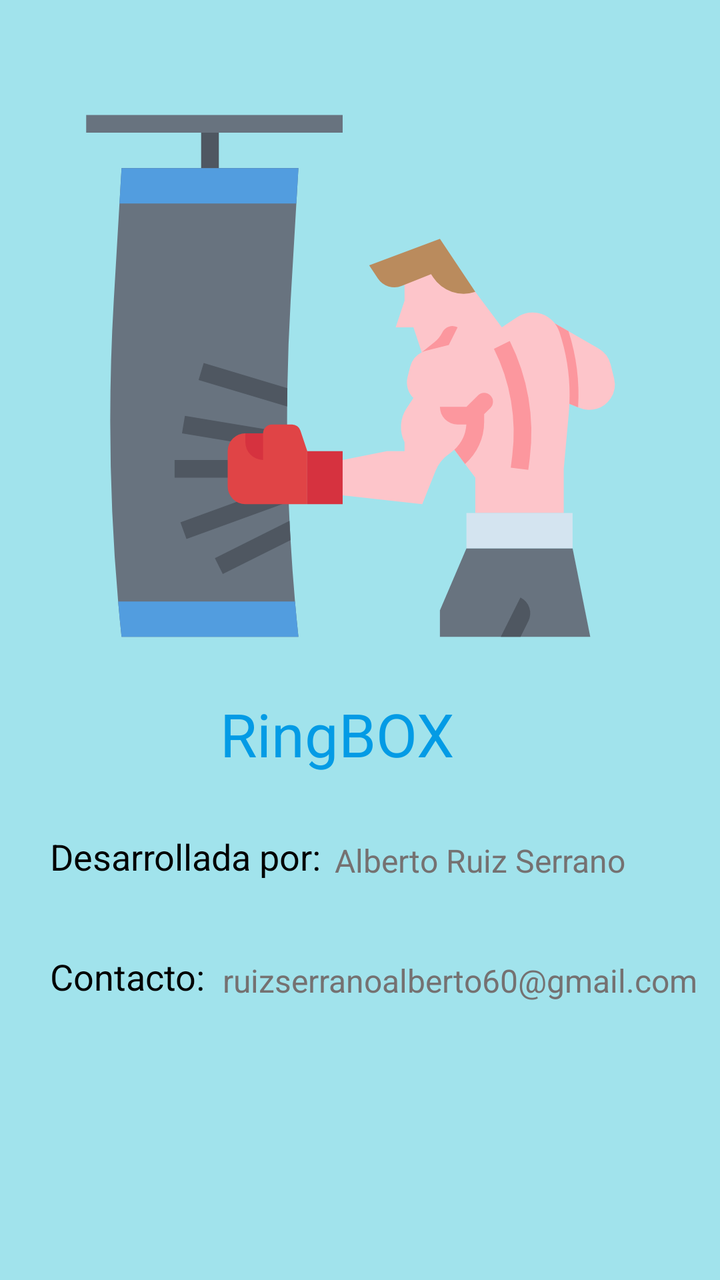
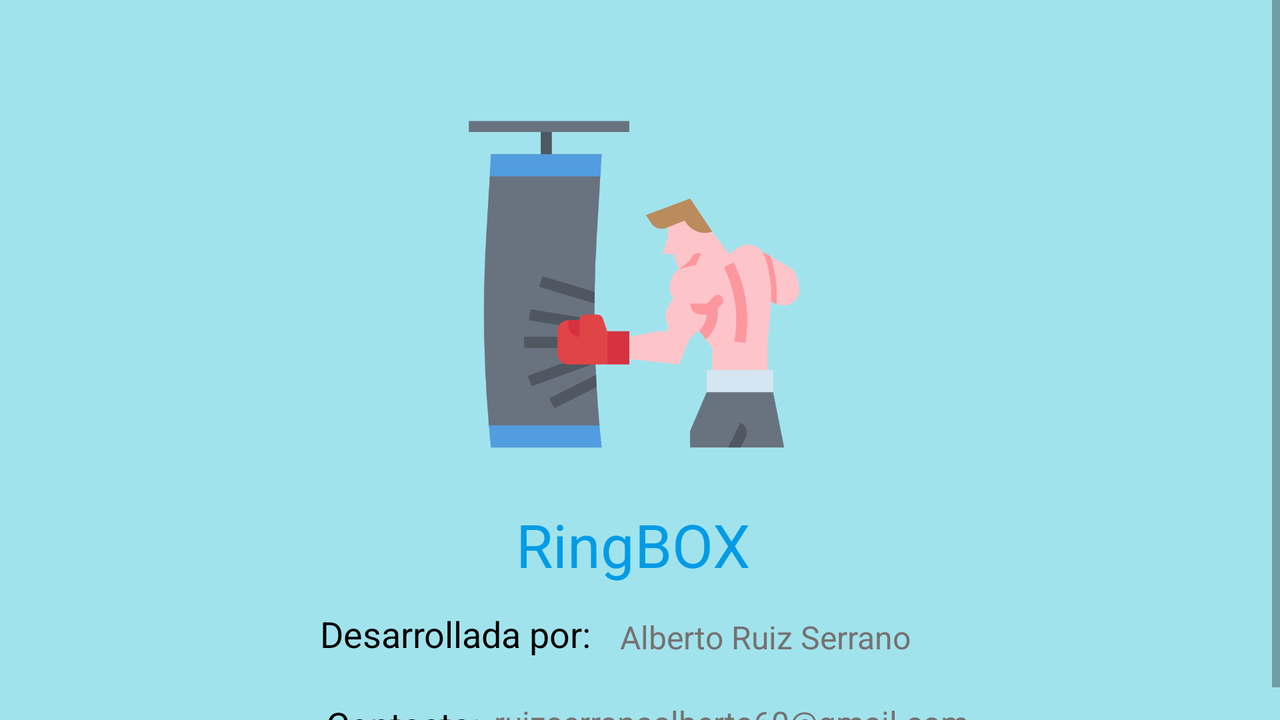

The same Android screen from two of the app's own layout files: first res/layout/ as a phone draws it, then the repository's variant for another configuration, drawn on a device whose configuration selects that folder. Both files follow.
<!-- AndroidManifest.xml: application theme Theme.RingBox -->
<!-- res/layout/content_about.xml -->
<?xml version="1.0" encoding="utf-8"?>
<androidx.constraintlayout.widget.ConstraintLayout xmlns:android="http://schemas.android.com/apk/res/android"
    xmlns:app="http://schemas.android.com/apk/res-auto"
    xmlns:tools="http://schemas.android.com/tools"
    android:layout_width="match_parent"
    android:layout_height="match_parent"
    style="@style/Background"
    app:layout_behavior="@string/appbar_scrolling_view_behavior">

    <ImageView
        android:id="@+id/logoAbout"
        android:layout_width="291dp"
        android:layout_height="283dp"
        android:layout_marginBottom="260dp"
        app:layout_constraintBottom_toBottomOf="parent"
        app:layout_constraintEnd_toEndOf="parent"
        app:layout_constraintStart_toStartOf="parent"
        app:layout_constraintTop_toTopOf="parent"
        app:srcCompat="@drawable/ic_boxeo"
        tools:ignore="MissingConstraints" />

    <TextView
        android:id="@+id/textViewRingBox"
        android:layout_width="140dp"
        android:layout_height="47dp"
        android:layout_marginTop="100dp"
        android:text="RingBOX"
        android:textColor="#039BE5"
        android:textSize="30sp"
        app:layout_constraintBottom_toBottomOf="parent"
        app:layout_constraintEnd_toEndOf="parent"
        app:layout_constraintStart_toStartOf="parent"
        app:layout_constraintTop_toTopOf="parent" />

    <TextView
        android:id="@+id/DesarrolladaPor"
        android:layout_width="150dp"
        android:layout_height="38dp"
        android:layout_marginTop="230dp"
        android:layout_marginEnd="160dp"
        android:text="Desarrollada por:"
        android:textAllCaps="false"
        android:textColor="@color/black"
        android:textIsSelectable="false"
        android:textSize="18sp"
        app:layout_constraintBottom_toBottomOf="parent"
        app:layout_constraintEnd_toEndOf="parent"
        app:layout_constraintStart_toStartOf="parent"
        app:layout_constraintTop_toTopOf="parent"
        tools:ignore="MissingConstraints" />

    <TextView
        android:id="@+id/contacto"
        android:layout_width="150dp"
        android:layout_height="38dp"
        android:layout_marginTop="350dp"
        android:layout_marginEnd="160dp"
        android:text="Contacto:"
        android:textAllCaps="false"
        android:textColor="@color/black"
        android:textIsSelectable="false"
        android:textSize="18sp"
        app:layout_constraintBottom_toBottomOf="parent"
        app:layout_constraintEnd_toEndOf="parent"
        app:layout_constraintStart_toStartOf="parent"
        app:layout_constraintTop_toTopOf="parent"
        tools:ignore="MissingConstraints" />

    <TextView
        android:id="@+id/nombre"
        android:layout_width="wrap_content"
        android:layout_height="wrap_content"
        android:layout_marginStart="120dp"
        android:layout_marginTop="220dp"
        android:text="Alberto Ruiz Serrano"
        android:textColor="#757171"
        android:textSize="16sp"
        app:layout_constraintBottom_toBottomOf="parent"
        app:layout_constraintEnd_toEndOf="parent"
        app:layout_constraintStart_toStartOf="parent"
        app:layout_constraintTop_toTopOf="parent" />

    <TextView
        android:id="@+id/correo"
        android:layout_width="wrap_content"
        android:layout_height="wrap_content"
        android:layout_marginStart="100dp"
        android:layout_marginTop="340dp"
        android:text="ruizserranoalberto60@gmail.com"
        android:textColor="#757171"
        android:textSize="16sp"
        app:layout_constraintBottom_toBottomOf="parent"
        app:layout_constraintEnd_toEndOf="parent"
        app:layout_constraintStart_toStartOf="parent"
        app:layout_constraintTop_toTopOf="parent" />
</androidx.constraintlayout.widget.ConstraintLayout>
<!-- resources referenced by this layout -->
<resources>
  <color name="black">#FF000000</color>
  <!-- drawable ic_boxeo: vector/xml drawable (drawable, 4325 chars, omitted) -->
  <style name="Background">
          <item name="android:background">#A1E3EC</item>
      </style>
  <style name="Theme.RingBox" parent="Theme.MaterialComponents.DayNight.DarkActionBar">
          
          <item name="colorPrimary">@color/purple_500</item>
          <item name="colorPrimaryVariant">@color/purple_700</item>
          <item name="colorOnPrimary">@color/white</item>
          
          <item name="colorSecondary">@color/teal_200</item>
          <item name="colorSecondaryVariant">@color/teal_700</item>
          <item name="colorOnSecondary">@color/black</item>
          
          <item name="android:statusBarColor" tools:targetApi="l">?attr/colorPrimaryVariant</item>
          
      </style>
  <color name="purple_500">#FF6200EE</color>
  <color name="purple_700">#FF3700B3</color>
  <color name="white">#FFFFFFFF</color>
  <color name="teal_200">#FF03DAC5</color>
  <color name="teal_700">#FF018786</color>
</resources>
<!-- res/layout-land/content_about.xml (the repository's variant of the layout above) -->
<!-- drawn on the phone turned sideways -->
<?xml version="1.0" encoding="utf-8"?>
<androidx.constraintlayout.widget.ConstraintLayout xmlns:android="http://schemas.android.com/apk/res/android"
    xmlns:tools="http://schemas.android.com/tools"
    android:layout_width="match_parent"
    android:layout_height="match_parent"
    android:background="#A1E3EC"
    xmlns:app="http://schemas.android.com/apk/res-auto">

    <ScrollView
        android:layout_width="match_parent"
        android:layout_height="match_parent">

        <androidx.constraintlayout.widget.ConstraintLayout
            android:layout_width="match_parent"
            android:layout_height="wrap_content">

            <TextView
                android:id="@+id/contacto"
                android:layout_width="84dp"
                android:layout_height="27dp"
                android:layout_marginTop="350dp"
                android:layout_marginEnd="230dp"
                android:text="Contacto:"
                android:textAllCaps="false"
                android:textColor="@color/black"
                android:textIsSelectable="false"
                android:textSize="18sp"
                app:layout_constraintBottom_toBottomOf="parent"
                app:layout_constraintEnd_toEndOf="parent"
                app:layout_constraintStart_toStartOf="parent"
                app:layout_constraintTop_toTopOf="parent"
                tools:ignore="MissingConstraints" />

            <TextView
                android:id="@+id/correo"
                android:layout_width="wrap_content"
                android:layout_height="wrap_content"
                android:layout_marginBottom="5dp"
                android:text="ruizserranoalberto60@gmail.com"
                android:textColor="#757171"
                android:textSize="16sp"
                app:layout_constraintBottom_toBottomOf="@+id/contacto"
                app:layout_constraintStart_toEndOf="@+id/contacto"
                app:layout_constraintTop_toTopOf="@+id/contacto"
                tools:ignore="MissingConstraints" />

            <TextView
                android:id="@+id/nombre"
                android:layout_width="wrap_content"
                android:layout_height="wrap_content"
                android:layout_marginBottom="10dp"
                android:text="Alberto Ruiz Serrano"
                android:textColor="#757171"
                android:textSize="16sp"
                app:layout_constraintBottom_toBottomOf="@+id/DesarrolladaPor"
                app:layout_constraintStart_toEndOf="@+id/DesarrolladaPor"
                app:layout_constraintTop_toTopOf="@+id/DesarrolladaPor"
                tools:ignore="MissingConstraints" />

            <TextView
                android:id="@+id/DesarrolladaPor"
                android:layout_width="150dp"
                android:layout_height="38dp"
                android:layout_marginTop="270dp"
                android:layout_marginEnd="170dp"
                android:text="Desarrollada por:"
                android:textAllCaps="false"
                android:textColor="@color/black"
                android:textIsSelectable="false"
                android:textSize="18sp"
                app:layout_constraintBottom_toBottomOf="parent"
                app:layout_constraintEnd_toEndOf="parent"
                app:layout_constraintStart_toStartOf="parent"
                app:layout_constraintTop_toTopOf="parent"
                tools:ignore="MissingConstraints" />

            <TextView
                android:id="@+id/textViewRingBox"
                android:layout_width="124dp"
                android:layout_height="45dp"
                android:layout_marginBottom="60dp"
                android:text="RingBOX"
                android:textColor="#039BE5"
                android:textSize="30sp"
                app:layout_constraintBottom_toBottomOf="parent"
                app:layout_constraintEnd_toEndOf="parent"
                app:layout_constraintStart_toStartOf="parent"
                app:layout_constraintTop_toBottomOf="@+id/logoAbout"
                tools:ignore="MissingConstraints" />

            <ImageView
                android:id="@+id/logoAbout"
                android:layout_width="309dp"
                android:layout_height="177dp"
                android:layout_marginBottom="90dp"
                app:layout_constraintBottom_toBottomOf="parent"
                app:layout_constraintEnd_toEndOf="parent"
                app:layout_constraintStart_toStartOf="parent"
                app:layout_constraintTop_toTopOf="parent"
                app:srcCompat="@drawable/ic_boxeo"
                tools:ignore="MissingConstraints" />
        </androidx.constraintlayout.widget.ConstraintLayout>
    </ScrollView>

</androidx.constraintlayout.widget.ConstraintLayout>
<!-- resources referenced by the variant -->
<!-- as the phone turned sideways resolves them -->
<resources>
  <color name="black">#FF000000</color>
  <!-- drawable ic_boxeo: vector/xml drawable (drawable, 4325 chars, omitted) -->
  <style name="Theme.RingBox" parent="Theme.MaterialComponents.DayNight.DarkActionBar">
          
          <item name="colorPrimary">@color/purple_500</item>
          <item name="colorPrimaryVariant">@color/purple_700</item>
          <item name="colorOnPrimary">@color/white</item>
          
          <item name="colorSecondary">@color/teal_200</item>
          <item name="colorSecondaryVariant">@color/teal_700</item>
          <item name="colorOnSecondary">@color/black</item>
          
          <item name="android:statusBarColor" tools:targetApi="l">?attr/colorPrimaryVariant</item>
          
      </style>
  <color name="purple_500">#FF6200EE</color>
  <color name="purple_700">#FF3700B3</color>
  <color name="white">#FFFFFFFF</color>
  <color name="teal_200">#FF03DAC5</color>
  <color name="teal_700">#FF018786</color>
</resources>
